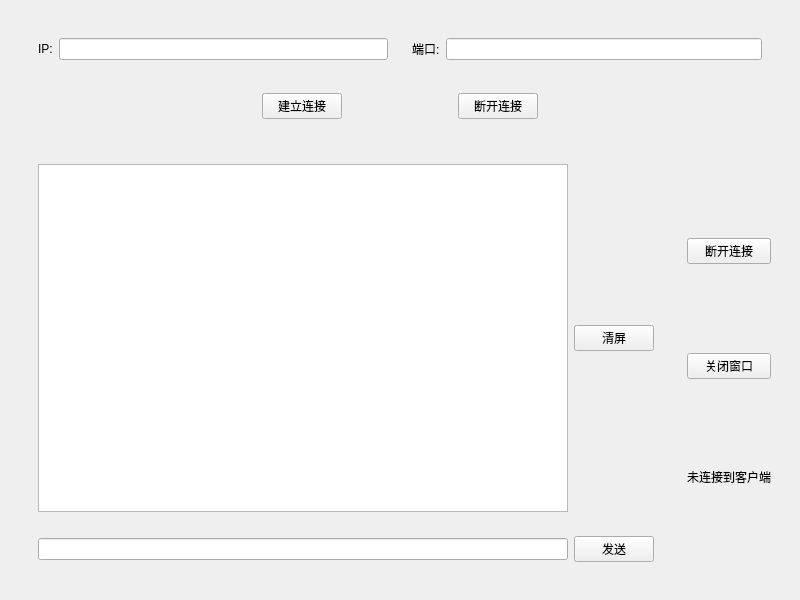
<?xml version="1.0" encoding="UTF-8"?>
<ui version="4.0">
 <class>Server</class>
 <widget class="QWidget" name="Server">
  <property name="geometry">
   <rect>
    <x>0</x>
    <y>0</y>
    <width>800</width>
    <height>600</height>
   </rect>
  </property>
  <property name="windowTitle">
   <string>Server</string>
  </property>
  <layout class="QVBoxLayout" name="verticalLayout_5">
   <item>
    <widget class="QWidget" name="widget_3" native="true">
     <layout class="QVBoxLayout" name="verticalLayout_3">
      <property name="spacing">
       <number>0</number>
      </property>
      <property name="leftMargin">
       <number>0</number>
      </property>
      <property name="topMargin">
       <number>0</number>
      </property>
      <property name="rightMargin">
       <number>0</number>
      </property>
      <property name="bottomMargin">
       <number>0</number>
      </property>
      <item>
       <widget class="QWidget" name="widget_10" native="true">
        <layout class="QVBoxLayout" name="verticalLayout_2">
         <item>
          <widget class="QWidget" name="widget_5" native="true">
           <layout class="QHBoxLayout" name="horizontalLayout_4">
            <item>
             <widget class="QWidget" name="widget" native="true">
              <layout class="QHBoxLayout" name="horizontalLayout">
               <item>
                <widget class="QLabel" name="label">
                 <property name="text">
                  <string>IP:</string>
                 </property>
                </widget>
               </item>
               <item>
                <widget class="QLineEdit" name="IP"/>
               </item>
              </layout>
             </widget>
            </item>
            <item>
             <widget class="QWidget" name="widget_2" native="true">
              <layout class="QHBoxLayout" name="horizontalLayout_2">
               <item>
                <widget class="QLabel" name="label_2">
                 <property name="text">
                  <string>端口:</string>
                 </property>
                </widget>
               </item>
               <item>
                <widget class="QLineEdit" name="PORT"/>
               </item>
              </layout>
             </widget>
            </item>
           </layout>
          </widget>
         </item>
         <item>
          <widget class="QWidget" name="widget_4" native="true">
           <layout class="QHBoxLayout" name="horizontalLayout_3">
            <item>
             <spacer name="horizontalSpacer_2">
              <property name="orientation">
               <enum>Qt::Horizontal</enum>
              </property>
              <property name="sizeHint" stdset="0">
               <size>
                <width>233</width>
                <height>20</height>
               </size>
              </property>
             </spacer>
            </item>
            <item>
             <widget class="QPushButton" name="ConnectButton">
              <property name="text">
               <string>建立连接</string>
              </property>
             </widget>
            </item>
            <item>
             <spacer name="horizontalSpacer_3">
              <property name="orientation">
               <enum>Qt::Horizontal</enum>
              </property>
              <property name="sizeHint" stdset="0">
               <size>
                <width>40</width>
                <height>20</height>
               </size>
              </property>
             </spacer>
            </item>
            <item>
             <widget class="QPushButton" name="DisconnectButton">
              <property name="text">
               <string>断开连接</string>
              </property>
             </widget>
            </item>
            <item>
             <spacer name="horizontalSpacer">
              <property name="orientation">
               <enum>Qt::Horizontal</enum>
              </property>
              <property name="sizeHint" stdset="0">
               <size>
                <width>233</width>
                <height>20</height>
               </size>
              </property>
             </spacer>
            </item>
           </layout>
          </widget>
         </item>
        </layout>
       </widget>
      </item>
      <item>
       <widget class="QWidget" name="widget_9" native="true">
        <layout class="QHBoxLayout" name="horizontalLayout_8">
         <item>
          <widget class="QWidget" name="widget_8" native="true">
           <layout class="QVBoxLayout" name="verticalLayout">
            <item>
             <widget class="QWidget" name="widget_7" native="true">
              <layout class="QHBoxLayout" name="horizontalLayout_6">
               <item>
                <widget class="QTextEdit" name="Rectext"/>
               </item>
               <item>
                <widget class="QPushButton" name="Clear">
                 <property name="text">
                  <string>清屏</string>
                 </property>
                </widget>
               </item>
              </layout>
             </widget>
            </item>
            <item>
             <widget class="QWidget" name="widget_6" native="true">
              <layout class="QHBoxLayout" name="horizontalLayout_5">
               <item>
                <widget class="QLineEdit" name="Sendtext"/>
               </item>
               <item>
                <widget class="QPushButton" name="Send">
                 <property name="text">
                  <string>发送</string>
                 </property>
                </widget>
               </item>
              </layout>
             </widget>
            </item>
           </layout>
          </widget>
         </item>
         <item>
          <widget class="QWidget" name="widget_11" native="true">
           <layout class="QVBoxLayout" name="verticalLayout_4">
            <item>
             <widget class="QPushButton" name="shutup">
              <property name="text">
               <string>断开连接</string>
              </property>
             </widget>
            </item>
            <item>
             <widget class="QPushButton" name="Closewiget">
              <property name="text">
               <string>关闭窗口</string>
              </property>
             </widget>
            </item>
            <item>
             <widget class="QLabel" name="zhuangtai">
              <property name="sizePolicy">
               <sizepolicy hsizetype="Fixed" vsizetype="Fixed">
                <horstretch>0</horstretch>
                <verstretch>0</verstretch>
               </sizepolicy>
              </property>
              <property name="text">
               <string>未连接到客户端</string>
              </property>
             </widget>
            </item>
           </layout>
          </widget>
         </item>
        </layout>
       </widget>
      </item>
     </layout>
    </widget>
   </item>
  </layout>
 </widget>
 <resources/>
 <connections/>
</ui>
